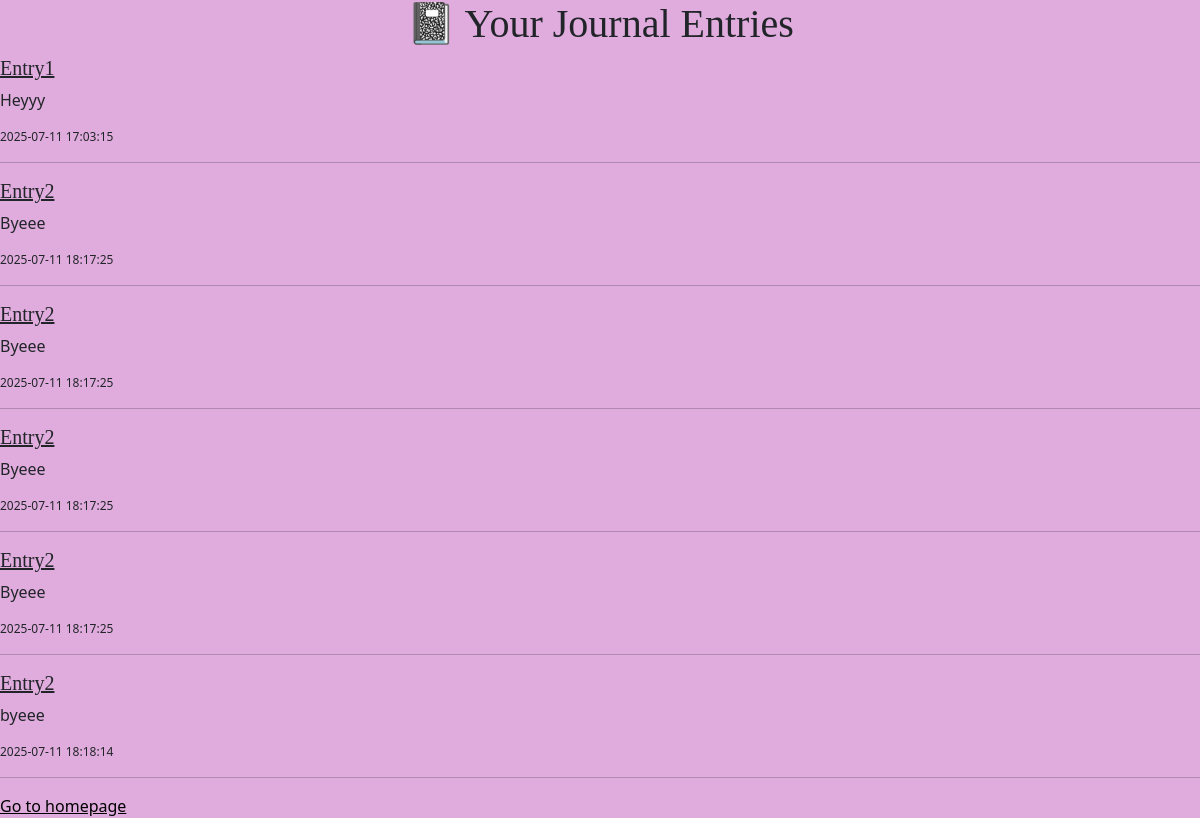
The app's page /entries (signed in) with its own data.
### tables this page shows
CREATE TABLE entries(
                     id INTEGER PRIMARY KEY AUTOINCREMENT NOT NULL,
                     user_id INTEGER NOT NULL,
                     title TEXT NOT NULL,
                     content TEXT NOT NULL,
                     timestamp DATETIME DEFAULT CURRENT_TIMESTAMP,
                     FOREIGN KEY(user_id) REFERENCES users(id)
                     );

### app.py (the view)
@app.route("/entries")
@login_required
def entries():
    conn = get_db_connection()
    rows = conn.execute("SELECT title, content, timestamp FROM entries WHERE user_id = ?", (session["user_id"],)).fetchall()
    conn.close()
    print(f"[DEBUG] Entries for user {session['user_id']}:", rows)
    return render_template("entries.html", entries=rows)

### app.py (called while the page is built)
def get_db_connection():
    conn = sqlite3.connect('journal.db')
    conn.row_factory = sqlite3.Row
    return conn

@app.after_request
def after_request(response):
    response.headers["Cache-Control"] = "no-cache, no-store, must-revalidate"
    response.headers["Expires"] = "0"
    response.headers["Pragma"] = "no-cache"
    return response

def login_required(f):
    @wraps(f)
    def decorated_function(*args, **kwargs):
        if session.get("user_id") is None:
            return redirect("/login")
        return f(*args, **kwargs)
    return decorated_function

### templates/entries.html (shortened to what this page needs)
<!DOCTYPE html>
<html lang="en">
    <head>
        <link rel="stylesheet" href="{{ url_for('static', filename='entries.css') }}">
        <link href="https://cdn.jsdelivr.net/npm/bootstrap@5.3.0/dist/css/bootstrap.min.css" rel="stylesheet">
    </head>
    <body style="background-color: #E0ACDD;">
        <h1> 📓 Your Journal Entries</h1>
        {% for entry in entries %}
        <div>
            <h5><u>{{ entry["title"] }}</u></h5>
            <p>{{ entry["content"] }}</p>
            <p style="font-size: 0.75rem;">{{ entry["timestamp"] }}</p>
        </div>
        <hr>
        {% endfor %}
        <a href="/" style="color: black;">Go to homepage</a>
    </body>
    </html>

### static/entries.css (style rules this page uses)
h1 { text-align: center; font-family: 'Alamanda'; font-weight: bold; }
h5 { font-family: 'Cooper Black'; }

### records on screen
entries: title "Entry1", content "Heyyy", timestamp "2025-07-11 17:03:15"
entries: title "Entry2", content "Byeee", timestamp "2025-07-11 18:17:25"
entries: title "Entry2", content "Byeee", timestamp "2025-07-11 18:17:25"
entries: title "Entry2", content "Byeee", timestamp "2025-07-11 18:17:25"
entries: title "Entry2", content "Byeee", timestamp "2025-07-11 18:17:25"
entries: title "Entry2", content "byeee", timestamp "2025-07-11 18:18:14"
